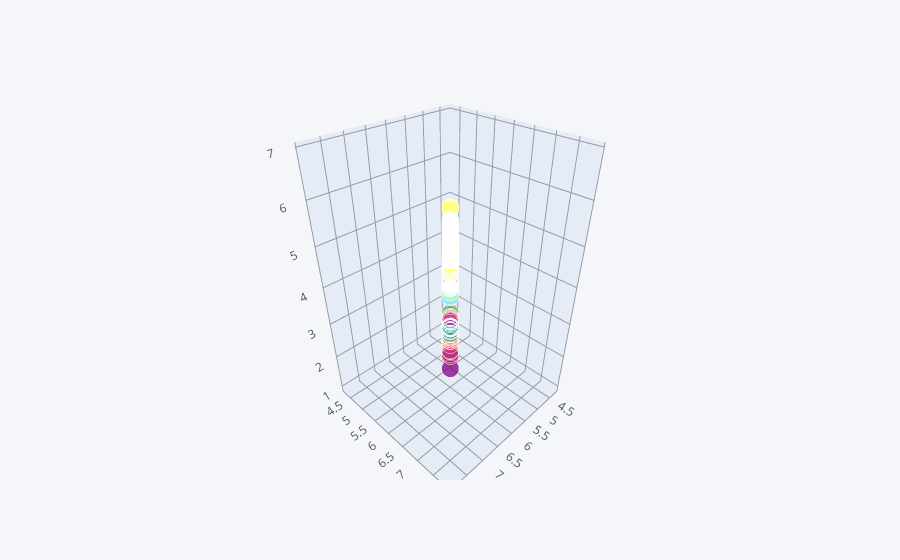

This figure's notebook cell:
### Code cell
df.iplot(kind='scatter3d',x='SepalLengthCm',y='SepalLengthCm',z='PetalLengthCm')

### Figure 1 — Plotly figure (JSON) as saved in the notebook; plotly's stock layout.template omitted (floating-point values rounded to 4 significant figures; data arrays with more than 128 entries replaced by an {"elided": "..."} marker saying what was removed)
{"data": [{"marker": {"color": {"elided": "150 str values"}, "opacity": 0.8, "size": {"elided": "150 int values"}, "symbol": "circle"}, "mode": "markers", "text": {"elided": "150 str values"}, "type": "scatter3d", "x": {"elided": "150 float values"}, "y": {"elided": "150 float values"}, "z": {"elided": "150 float values"}}], "layout": {"legend": {"bgcolor": "#F5F6F9", "font": {"color": "#4D5663"}}, "paper_bgcolor": "#F5F6F9", "plot_bgcolor": "#F5F6F9", "scene": {"xaxis": {"gridcolor": "#9499A3", "showgrid": true, "tickfont": {"color": "#4D5663"}, "title": {"font": {"color": "#4D5663"}, "text": ""}, "zerolinecolor": "#9499A3"}, "yaxis": {"gridcolor": "#9499A3", "showgrid": true, "tickfont": {"color": "#4D5663"}, "title": {"font": {"color": "#4D5663"}, "text": ""}, "zerolinecolor": "#9499A3"}, "zaxis": {"gridcolor": "#9499A3", "showgrid": true, "tickfont": {"color": "#4D5663"}, "title": {"font": {"color": "#4D5663"}, "text": ""}, "zerolinecolor": "#9499A3"}}, "title": {"font": {"color": "#4D5663"}}}}
